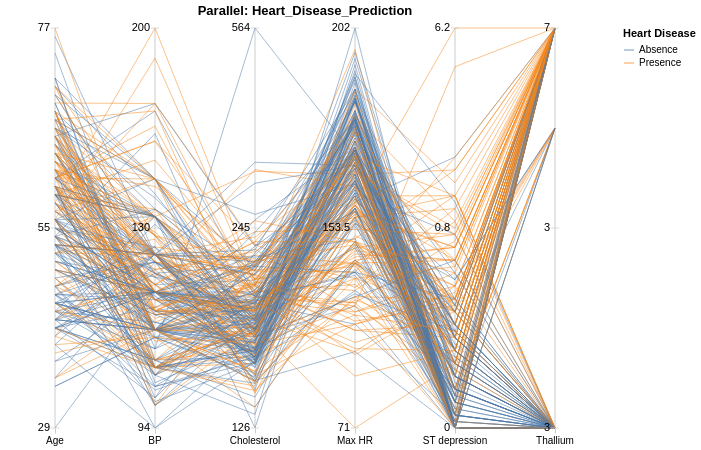

Vega-Lite specification stored for this chart:
### Vega-Lite specification from a JSON file in a GitHub repository (floating-point values rounded to 4 significant figures; data arrays with more than 128 entries replaced by an {"elided": "..."} marker saying what was removed)
{"$schema": "https://vega.github.io/schema/vega-lite/v5.json", "title": "Parallel: Heart_Disease_Prediction", "width": 600, "height": 400, "data": {"values": {"elided": "1620 records"}}, "encoding": {"x": {"field": "dimension", "type": "nominal", "sort": ["Age", "BP", "Cholesterol", "Max HR", "ST depression", "Thallium"], "axis": {"title": null, "labelAngle": 0}, "scale": {}}, "tooltip": [{"field": "dimension", "type": "nominal"}]}, "layer": [{"data": {"values": [{"dimension": "Age"}, {"dimension": "BP"}, {"dimension": "Cholesterol"}, {"dimension": "Max HR"}, {"dimension": "ST depression"}, {"dimension": "Thallium"}]}, "mark": {"type": "rule", "color": "#ccc"}, "encoding": {}}, {"mark": {"type": "line", "opacity": 0.5, "strokeWidth": 1}, "encoding": {"y": {"field": "normalized_value", "type": "quantitative", "axis": null, "scale": {}}, "detail": {"field": "_index", "type": "nominal"}, "color": {"field": "Heart Disease", "type": "nominal"}, "tooltip": [{"field": "dimension", "type": "nominal"}, {"field": "normalized_value", "type": "quantitative"}, {"field": "Heart Disease", "type": "nominal"}]}}, {"data": {"values": [{"dimension": "Age", "tick_level": "min", "tick_value": 0.0, "tick_label": 29.0}, {"dimension": "Age", "tick_level": "mid", "tick_value": 0.5, "tick_label": 55.0}, {"dimension": "Age", "tick_level": "max", "tick_value": 1.0, "tick_label": 77.0}, {"dimension": "BP", "tick_level": "min", "tick_value": 0.0, "tick_label": 94.0}, {"dimension": "BP", "tick_level": "mid", "tick_value": 0.5, "tick_label": 130.0}, {"dimension": "BP", "tick_level": "max", "tick_value": 1.0, "tick_label": 200.0}, {"dimension": "Cholesterol", "tick_level": "min", "tick_value": 0.0, "tick_label": 126.0}, {"dimension": "Cholesterol", "tick_level": "mid", "tick_value": 0.5, "tick_label": 245.0}, {"dimension": "Cholesterol", "tick_level": "max", "tick_value": 1.0, "tick_label": 564.0}, {"dimension": "Max HR", "tick_level": "min", "tick_value": 0.0, "tick_label": 71.0}, {"dimension": "Max HR", "tick_level": "mid", "tick_value": 0.5, "tick_label": 153.5}, {"dimension": "Max HR", "tick_level": "max", "tick_value": 1.0, "tick_label": 202.0}, {"dimension": "ST depression", "tick_level": "min", "tick_value": 0.0, "tick_label": 0.0}, {"dimension": "ST depression", "tick_level": "mid", "tick_value": 0.5, "tick_label": 0.8}, {"dimension": "ST depression", "tick_level": "max", "tick_value": 1.0, "tick_label": 6.2}, {"dimension": "Thallium", "tick_level": "min", "tick_value": 0.0, "tick_label": 3.0}, {"dimension": "Thallium", "tick_level": "mid", "tick_value": 0.5, "tick_label": 3.0}, {"dimension": "Thallium", "tick_level": "max", "tick_value": 1.0, "tick_label": 7.0}]}, "transform": [{"filter": "datum.tick_level === 'max'"}], "encoding": {"y": {"field": "tick_value", "type": "quantitative", "axis": null, "scale": {}}, "tooltip": [{"field": "tick_value", "type": "quantitative"}]}, "layer": [{"mark": {"type": "text", "style": "label"}, "encoding": {"text": {"field": "tick_label", "type": "quantitative"}}}, {"mark": {"type": "tick", "style": "tick", "size": 8, "color": "#ccc"}}]}, {"data": {"values": [{"dimension": "Age", "tick_level": "min", "tick_value": 0.0, "tick_label": 29.0}, {"dimension": "Age", "tick_level": "mid", "tick_value": 0.5, "tick_label": 55.0}, {"dimension": "Age", "tick_level": "max", "tick_value": 1.0, "tick_label": 77.0}, {"dimension": "BP", "tick_level": "min", "tick_value": 0.0, "tick_label": 94.0}, {"dimension": "BP", "tick_level": "mid", "tick_value": 0.5, "tick_label": 130.0}, {"dimension": "BP", "tick_level": "max", "tick_value": 1.0, "tick_label": 200.0}, {"dimension": "Cholesterol", "tick_level": "min", "tick_value": 0.0, "tick_label": 126.0}, {"dimension": "Cholesterol", "tick_level": "mid", "tick_value": 0.5, "tick_label": 245.0}, {"dimension": "Cholesterol", "tick_level": "max", "tick_value": 1.0, "tick_label": 564.0}, {"dimension": "Max HR", "tick_level": "min", "tick_value": 0.0, "tick_label": 71.0}, {"dimension": "Max HR", "tick_level": "mid", "tick_value": 0.5, "tick_label": 153.5}, {"dimension": "Max HR", "tick_level": "max", "tick_value": 1.0, "tick_label": 202.0}, {"dimension": "ST depression", "tick_level": "min", "tick_value": 0.0, "tick_label": 0.0}, {"dimension": "ST depression", "tick_level": "mid", "tick_value": 0.5, "tick_label": 0.8}, {"dimension": "ST depression", "tick_level": "max", "tick_value": 1.0, "tick_label": 6.2}, {"dimension": "Thallium", "tick_level": "min", "tick_value": 0.0, "tick_label": 3.0}, {"dimension": "Thallium", "tick_level": "mid", "tick_value": 0.5, "tick_label": 3.0}, {"dimension": "Thallium", "tick_level": "max", "tick_value": 1.0, "tick_label": 7.0}]}, "transform": [{"filter": "datum.tick_level === 'mid'"}], "encoding": {"y": {"field": "tick_value", "type": "quantitative", "axis": null, "scale": {}}, "tooltip": [{"field": "tick_value", "type": "quantitative"}]}, "layer": [{"mark": {"type": "text", "style": "label"}, "encoding": {"text": {"field": "tick_label", "type": "quantitative"}}}, {"mark": {"type": "tick", "style": "tick", "size": 8, "color": "#ccc"}}]}, {"data": {"values": [{"dimension": "Age", "tick_level": "min", "tick_value": 0.0, "tick_label": 29.0}, {"dimension": "Age", "tick_level": "mid", "tick_value": 0.5, "tick_label": 55.0}, {"dimension": "Age", "tick_level": "max", "tick_value": 1.0, "tick_label": 77.0}, {"dimension": "BP", "tick_level": "min", "tick_value": 0.0, "tick_label": 94.0}, {"dimension": "BP", "tick_level": "mid", "tick_value": 0.5, "tick_label": 130.0}, {"dimension": "BP", "tick_level": "max", "tick_value": 1.0, "tick_label": 200.0}, {"dimension": "Cholesterol", "tick_level": "min", "tick_value": 0.0, "tick_label": 126.0}, {"dimension": "Cholesterol", "tick_level": "mid", "tick_value": 0.5, "tick_label": 245.0}, {"dimension": "Cholesterol", "tick_level": "max", "tick_value": 1.0, "tick_label": 564.0}, {"dimension": "Max HR", "tick_level": "min", "tick_value": 0.0, "tick_label": 71.0}, {"dimension": "Max HR", "tick_level": "mid", "tick_value": 0.5, "tick_label": 153.5}, {"dimension": "Max HR", "tick_level": "max", "tick_value": 1.0, "tick_label": 202.0}, {"dimension": "ST depression", "tick_level": "min", "tick_value": 0.0, "tick_label": 0.0}, {"dimension": "ST depression", "tick_level": "mid", "tick_value": 0.5, "tick_label": 0.8}, {"dimension": "ST depression", "tick_level": "max", "tick_value": 1.0, "tick_label": 6.2}, {"dimension": "Thallium", "tick_level": "min", "tick_value": 0.0, "tick_label": 3.0}, {"dimension": "Thallium", "tick_level": "mid", "tick_value": 0.5, "tick_label": 3.0}, {"dimension": "Thallium", "tick_level": "max", "tick_value": 1.0, "tick_label": 7.0}]}, "transform": [{"filter": "datum.tick_level === 'min'"}], "encoding": {"y": {"field": "tick_value", "type": "quantitative", "axis": null, "scale": {}}, "tooltip": [{"field": "tick_value", "type": "quantitative"}]}, "layer": [{"mark": {"type": "text", "style": "label"}, "encoding": {"text": {"field": "tick_label", "type": "quantitative"}}}, {"mark": {"type": "tick", "style": "tick", "size": 8, "color": "#ccc"}}]}], "config": {"axisX": {"domain": false, "labelAngle": 0, "tickColor": "#ccc", "title": null}, "view": {"stroke": null}, "style": {"label": {"baseline": "middle", "align": "right", "dx": -5}, "tick": {"orient": "horizontal"}}}, "transform": [], "params": []}
